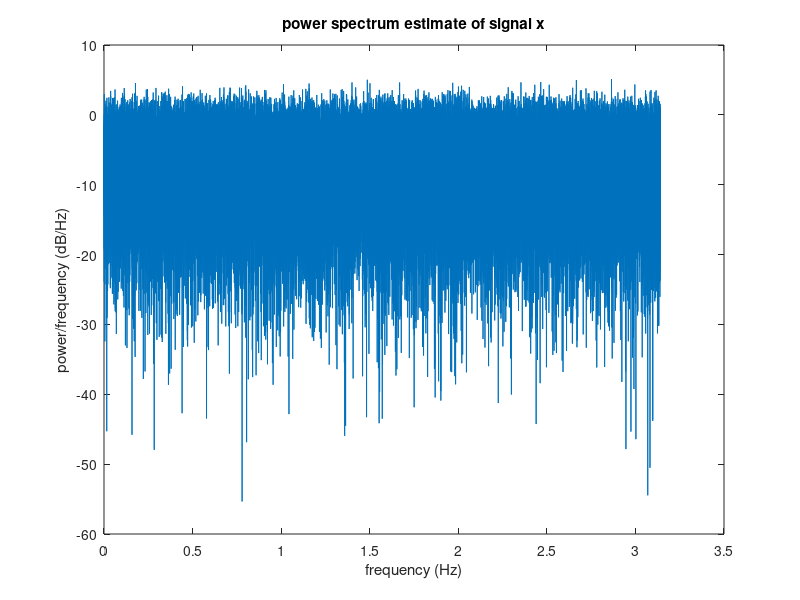

This chart was generated by the following MATLAB code:
% telecommunications lab 2, task 3

N = 100000; % array length
std = 1; % standard deviation
mean = 0;

% generate normally distributed nums w/ mean & std
x = mean + std * randn(1,N);

% calculate power spectrum estimate
[Pxx, f] = periodogram(x);

% plot power spectrum
figure;
plot(f, 10*log10(Pxx));
title('power spectrum estimate of signal x');
xlabel('frequency (Hz)');
ylabel('power/frequency (dB/Hz)');

